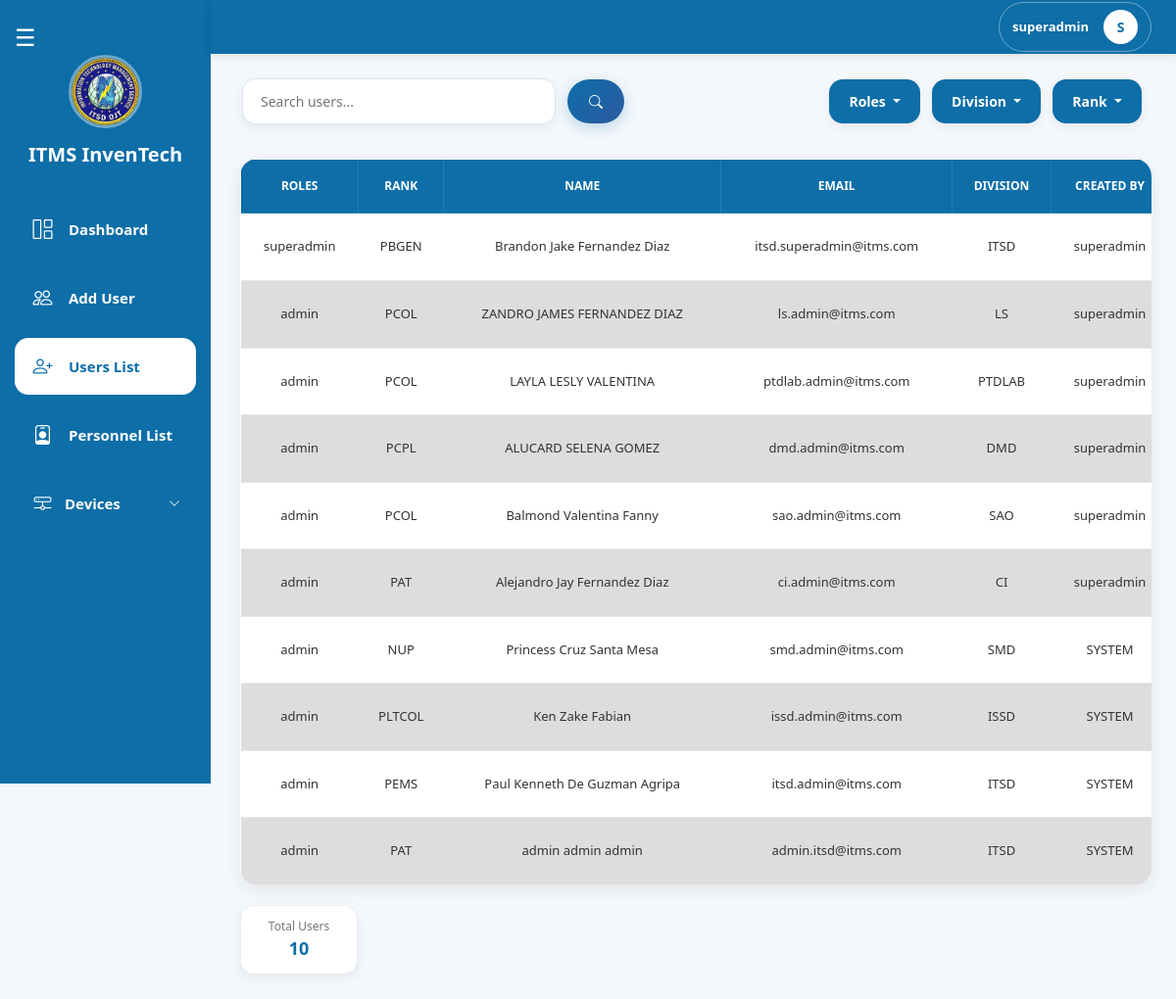
The page /pages/superadmin/users_list.php (signed in) on the database as committed earlier.
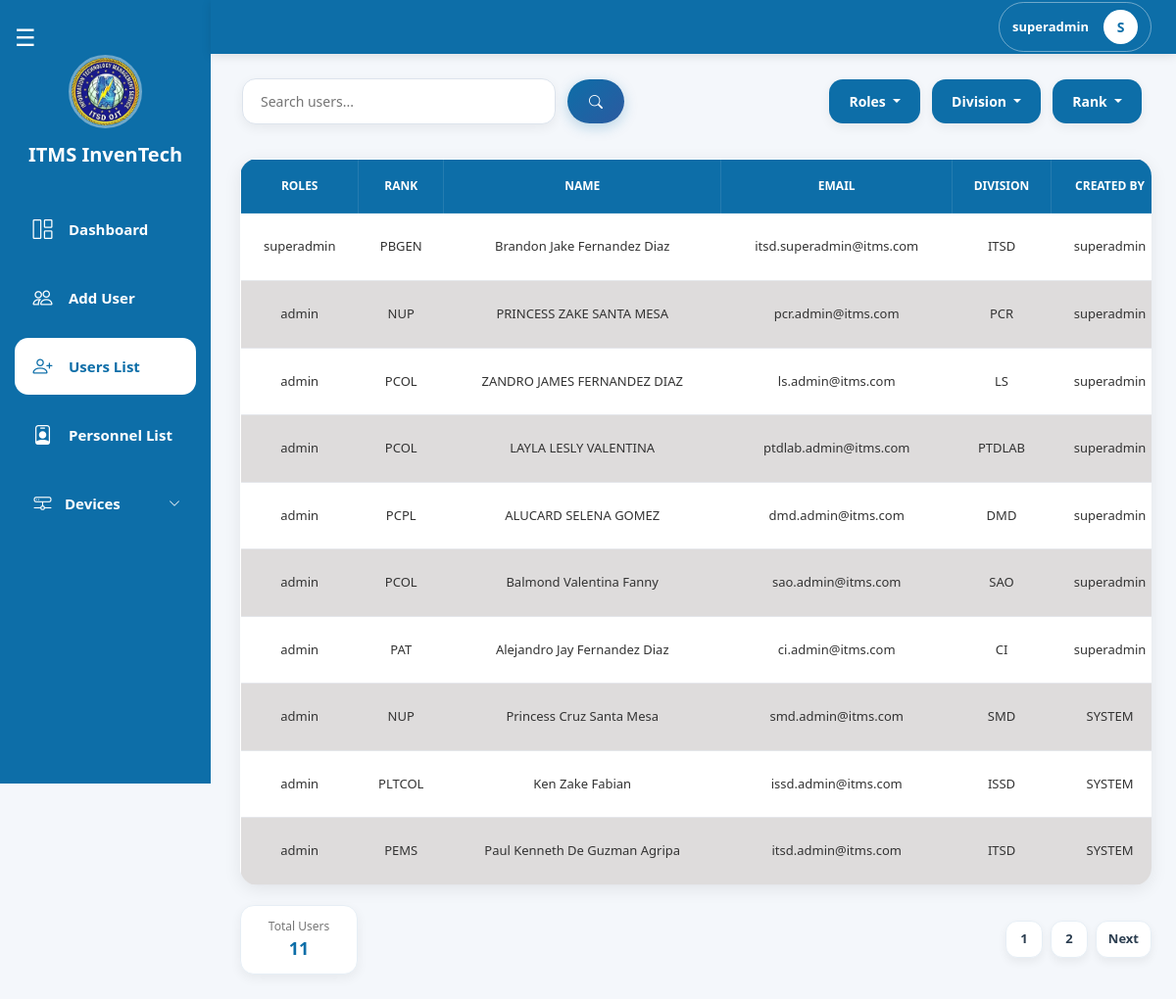
The same page on the database as committed later.
### tables this page shows
CREATE TABLE `users` (
  `id` int(11) NOT NULL,
  `role_id` int(11) NOT NULL,
  `division_id` int(11) NOT NULL,
  `email` varchar(255) NOT NULL,
  `password` varchar(255) NOT NULL,
  `rank_id` int(11) NOT NULL,
  `first_name` varchar(255) NOT NULL,
  `middle_name` varchar(255) DEFAULT NULL,
  `last_name` varchar(255) NOT NULL,
  `username` varchar(255) NOT NULL,
  `is_active` tinyint(1) NOT NULL DEFAULT 1,
  `creator_user_id` int(11) NOT NULL,
  `created_date` date NOT NULL DEFAULT current_timestamp(),
  `last_update_at` date DEFAULT NULL
);

CREATE TABLE `roles` (
  `id` int(11) NOT NULL,
  `role_name` varchar(255) NOT NULL
);

CREATE TABLE `ranks` (
  `id` int(11) NOT NULL,
  `rank` varchar(255) NOT NULL,
  `sort_order` int(11) DEFAULT 999
);

CREATE TABLE `divisions` (
  `id` int(11) NOT NULL,
  `division` varchar(100) NOT NULL
);

### pages/superadmin/users_list.php (the view, shortened to what the changed rows need)
<?php
include("../../config/db.php");
$limit  = 10;
$page   = max(1, (int)($_GET['page'] ?? 1));
$offset = ($page - 1) * $limit;
$search          = trim($_GET['search']    ?? '');
$roleFilters     = array_filter(array_map('intval', (array)($_GET['roles']     ?? [])));
$rankFilters     = array_filter(array_map('intval', (array)($_GET['ranks']     ?? [])));
$divisionFilters = array_filter(array_map('intval', (array)($_GET['divisions'] ?? [])));
$where  = "WHERE u.is_active = 1";
$params = [];
$types  = '';
$baseSql = "
    SELECT u.id, u.username, u.email, u.role_id, u.division_id, u.rank_id, u.is_active,
        TRIM(CONCAT(u.first_name, ' ', IFNULL(u.middle_name,''), ' ', u.last_name)) AS full_name,
        d.division   AS division_name,
        r.rank       AS rank_name,
        rl.role_name AS role_name,
        c.username   AS created_by
    FROM users u
    LEFT JOIN divisions d ON u.division_id = d.id
    LEFT JOIN ranks r     ON u.rank_id     = r.id
    LEFT JOIN roles rl    ON u.role_id     = rl.id
    LEFT JOIN users c     ON u.creator_user_id = c.id
    $where
";
$totalUsers = (int)$conn->query("SELECT COUNT(*) AS total FROM users WHERE is_active = 1")->fetch_assoc()['total'];
$countStmt = $conn->prepare("SELECT COUNT(*) AS total FROM ($baseSql) t");
$countStmt->execute();
$totalFiltered    = (int)$countStmt->get_result()->fetch_assoc()['total'];
$isFiltering      = $search !== '' || !empty($roleFilters) || !empty($rankFilters) || !empty($divisionFilters);
$displayTotalUsers = $isFiltering ? $totalFiltered : $totalUsers;
$totalPages       = (int)ceil($totalFiltered / $limit);
$dataParams   = $params;
$dataTypes    = $types . 'ii';
$dataParams[] = $limit;
$dataParams[] = $offset;
$stmt = $conn->prepare($baseSql . " ORDER BY FIELD(rl.role_name,'Superadmin','Admin','Encoder','User') ASC, u.id DESC LIMIT ? OFFSET ?");
$stmt->bind_param($dataTypes, ...$dataParams);
$stmt->execute();
$result = $stmt->get_result();
$rows = [];
while ($row = $result->fetch_assoc()) $rows[] = $row;
?>
<!DOCTYPE html>
<html lang="en">
<head>
    <link href="https://cdn.jsdelivr.net/npm/bootstrap@5.3.3/dist/css/bootstrap.min.css" rel="stylesheet">
    <link rel="stylesheet" href="https://cdn.jsdelivr.net/npm/bootstrap-icons@1.11.3/font/bootstrap-icons.min.css">
    <link rel="stylesheet" href="../superadmin/css/super_admin.css">
    <link rel="stylesheet" href="css/superadmin_navbar.css">
    <link rel="stylesheet" href="./css/superadmin_sidebar.css">
</head>
<body>
    <?php include 'superadmin_sidebar.php'; ?>
    <?php include 'superadmin_navbar.php'; ?>
    <div class="contenttable">
        <div class="table-container">
            <table class="users-table" id="usersTable">
                <thead>
                    <tr>
                        <th>ROLES</th>
                        <th>RANK</th>
                        <th>NAME</th>
                        <th>EMAIL</th>
                        <th>DIVISION</th>
                        <th>CREATED BY</th>
                    </tr>
                </thead>
                <tbody id="usersTableBody">
                    <?php if (!empty($rows)): ?>
                        <?php foreach ($rows as $row): ?>
                            <tr id="row-<?= $row['id'] ?>">
                                <td><?= htmlspecialchars($row['role_name']     ?? 'N/A') ?></td>
                                <td><?= htmlspecialchars($row['rank_name']     ?? 'N/A') ?></td>
                                <td><?= htmlspecialchars($row['full_name']) ?></td>
                                <td><?= htmlspecialchars($row['email']) ?></td>
                                <td><?= htmlspecialchars($row['division_name'] ?? 'N/A') ?></td>
                                <td><?= htmlspecialchars($row['created_by']    ?? 'SYSTEM') ?></td>
                            </tr>
                        <?php endforeach; ?>
                    <?php else: ?>
                        <tr id="noDataRow">
                            <td colspan="7" class="text-center py-3">No users found.</td>
                        </tr>
                    <?php endif; ?>
                </tbody>
            </table>
        </div>
        <div class="table-footer">
            <div class="user-stats">
                <div class="stat-box total">
                    <span class="label">Total Users</span>
                    <span class="value" id="totalUserCount"><?= $displayTotalUsers ?></span>
                </div>
            </div>
            <?php if ($totalPages > 1):
                $pb = http_build_query(['search' => $search, 'roles' => $roleFilters, 'ranks' => $rankFilters, 'divisions' => $divisionFilters]); ?>
                <div class="pagination">
                    <?php for ($i = 1; $i <= $totalPages; $i++): ?>
                        <a href="?page=<?= $i ?>&<?= $pb ?>" class="<?= $i === $page ? 'active-page' : '' ?>"><?= $i ?></a>
                    <?php endfor; ?>
                    <?php if ($page < $totalPages): ?><a href="?page=<?= $page + 1 ?>&<?= $pb ?>">Next</a><?php endif; ?>
                </div>
            <?php endif; ?>
        </div>
    </div>
</body>
</html>

### pages/superadmin/superadmin_navbar.php (shortened to what the changed rows need)
<?php
$user = $_SESSION['user'] ?? [];
$username = $user['username'] ?? 'User';
?>
<header class="header">
    <div class="navbar">
        <div class="admin-profile" id="adminProfile">
            <span class="username">
                <?= htmlspecialchars($username) ?>
            </span>
            <div class="profile-avatar">
                <?= strtoupper(substr($username, 0, 1)) ?>
            </div>
        </div>
    </div>
</header>

Rows that differ between the two databases and show on the page:
no longer on this page (row unchanged): users: role.role_name "admin", rank.rank "PAT", full_name "admin admin admin", email "admin.itsd@itms.com", division.division "ITSD", created_by "SYSTEM"
added users: role.role_name "admin", rank.rank "NUP", full_name "PRINCESS ZAKE SANTA MESA", email "pcr.admin@itms.com", division.division "PCR", users.username "superadmin"
Other text that changed with them:
$displayTotalUsers: "10" → "11"
new list line: "1"
new list line: "2"
text now shown: "Next"
